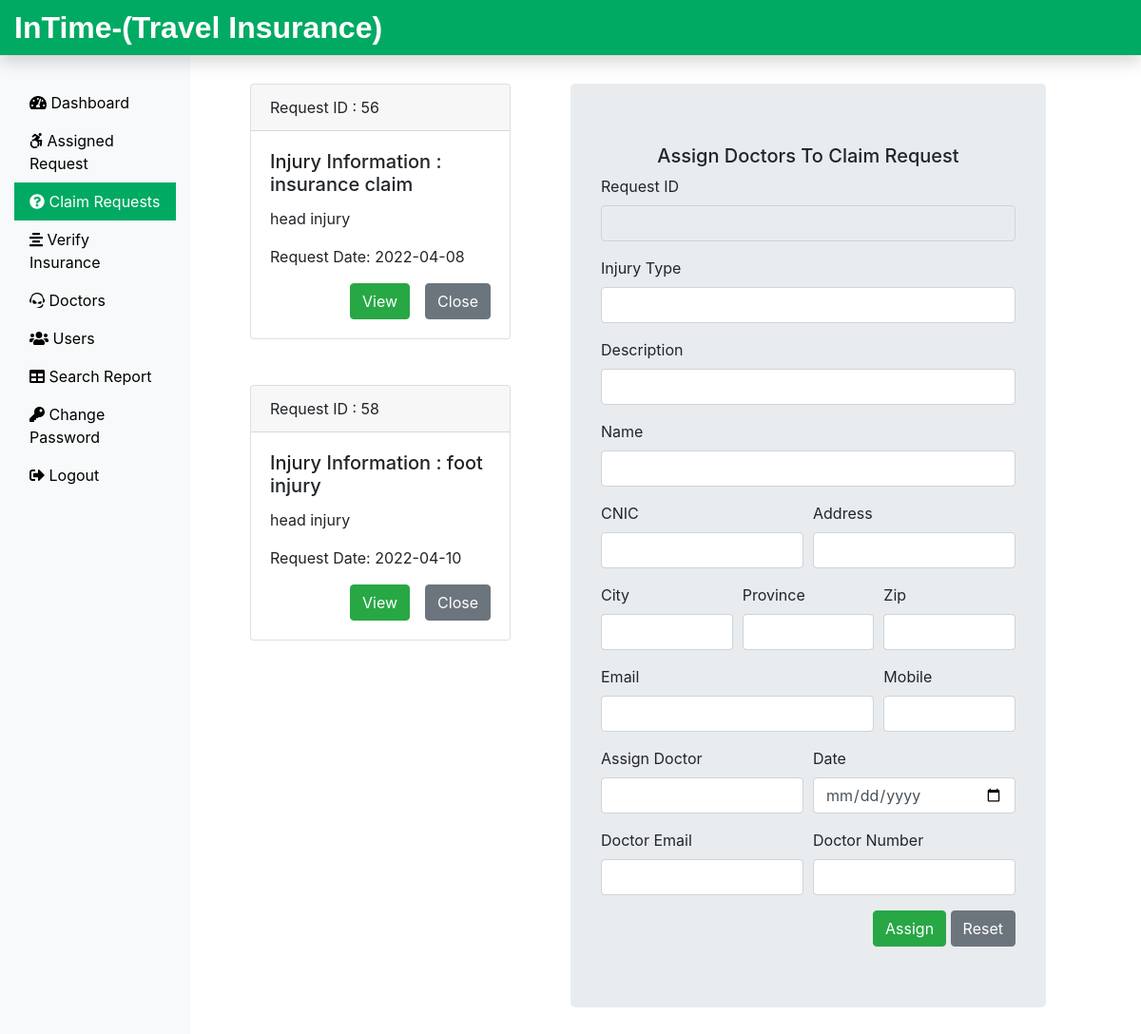
/intime/Admin/request.php (signed in), run on the app's committed database.
### tables this page shows
CREATE TABLE `submitrequest_tb` (
  `request_id` int(11) NOT NULL,
  `request_info` text NOT NULL,
  `request_desc` text NOT NULL,
  `requester_name` varchar(60) NOT NULL,
  `requester_add1` text NOT NULL,
  `requester_add2` text NOT NULL,
  `requester_city` varchar(60) NOT NULL,
  `requester_state` varchar(60) NOT NULL,
  `requester_zip` int(11) NOT NULL,
  `requester_email` varchar(60) NOT NULL,
  `requester_mobile` bigint(11) NOT NULL,
  `request_date` date NOT NULL
);

### intime/Admin/request.php (the view, shortened to what this page needs)
<?php
include('includes/header.php');
include('../dbConnection.php');
?>
<div class="col-sm-4 mb-5">
  <?php
 $sql = "SELECT request_id, request_info, request_desc, request_date FROM submitrequest_tb";
 $result = $conn->query($sql);
 if($result->num_rows > 0){
  while($row = $result->fetch_assoc()){
   echo '<div class="card mt-5 mx-5">';
   echo '<div class="card-header">';
   echo 'Request ID : '. $row['request_id'];
   echo '</div>';
   echo '<div class="card-body">';
   echo '<h5 class="card-title">Injury Information : ' . $row['request_info'] . '</h5>';
   echo '<p class="card-text">' . $row['request_desc'] . '</p>';
   echo '<p class="card-text">Request Date: ' . $row['request_date'] . '</p>';
   echo '<div class="float-right">';
   echo '<form action="" method="POST"> <input type="hidden" name="id" value='. $row["request_id"] .'><input type="submit" class="btn btn-success mr-3" name="view" value="View"><input type="submit" class="btn btn-secondary" name="close" value="Close"></form>';
   echo '</div>' ;
   echo '</div>' ;
   echo'</div>';
  }
 }
 ?>
</div>
<?php
  include('assignworkform.php');
  include('includes/footer.php');
?>

### data on the page
submitrequest_tb: request_id "56", request_info "insurance claim", request_desc "head injury", request_date "2022-04-08"
submitrequest_tb: request_id "58", request_info "foot injury", request_desc "head injury", request_date "2022-04-10"
